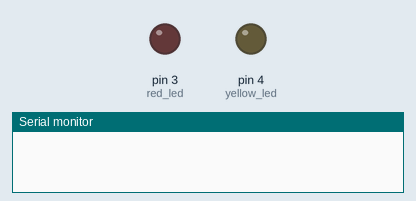
Bench run of a sketch on a simulated Arduino Uno, built with avr-gcc and run on an emulated ATmega328P. Parts: output pins drawn as LEDs (lit = HIGH), the last lines printed to the serial monitor. No radio packets arrive unless stated.

Above: at 0.1 s.
At 1.1 s:
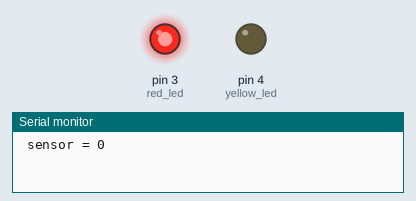
Timing chart, 0 to 2.6 s (numbered marks = the images above):
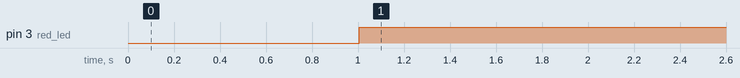

Measured:
- by itself, pin 3 (red_led): LOW → HIGH at 1.0 s

The sketch:

example_2_second_arduino.ino
```cpp
#include <SPI.h>
#include <nRF24L01.h>
#include <RF24.h>

RF24 radio(7, 8); // CE, CSN
const byte addresses [][6] = {"00001", "00002"};    //Setting the two addresses. One for transmitting and one for receiving

    int red_led = 3;
    int yellow_led=4;

    int sensorValue;


void setup() {
  pinMode(red_led, OUTPUT);
  pinMode(yellow_led, OUTPUT);
  Serial.begin(9600);
  radio.begin();                            //Starting the radio communication
  radio.openWritingPipe(addresses[0]);      //Setting the address at which we will send the data
  radio.openReadingPipe(1, addresses[1]);   //Setting the address at which we will receive the data
  radio.setPALevel(RF24_PA_MIN);            //You can set it as minimum or maximum depending on the distance between the transmitter and receiver.
}

void loop()
{
  delay(500);
    radio.startListening();
    radio.read(&sensorValue, sizeof(sensorValue));
    Serial.print("\n sensor = ");
    Serial.print(sensorValue);

    delay(500);
    if(sensorValue <= 500){
      digitalWrite(red_led, HIGH);

      radio.stopListening();
      const char text[] = "Red Light is On";
      radio.write(&text, sizeof(text));


    }
    else{
      digitalWrite(red_led,LOW);
      const char text[] = " Red Light is off";
      radio.write(&text, sizeof(text));

    }

      if(sensorValue >= 500){
      digitalWrite(yellow_led, HIGH);

       radio.stopListening();
      const char text1[] = "Yellow Light is On";
      radio.write(&text1, sizeof(text1));


    }
    else{
      digitalWrite(yellow_led,LOW);

      radio.stopListening();
      const char text1[] = "Yellow Light is off";
      radio.write(&text1, sizeof(text1));


    }


}
```
